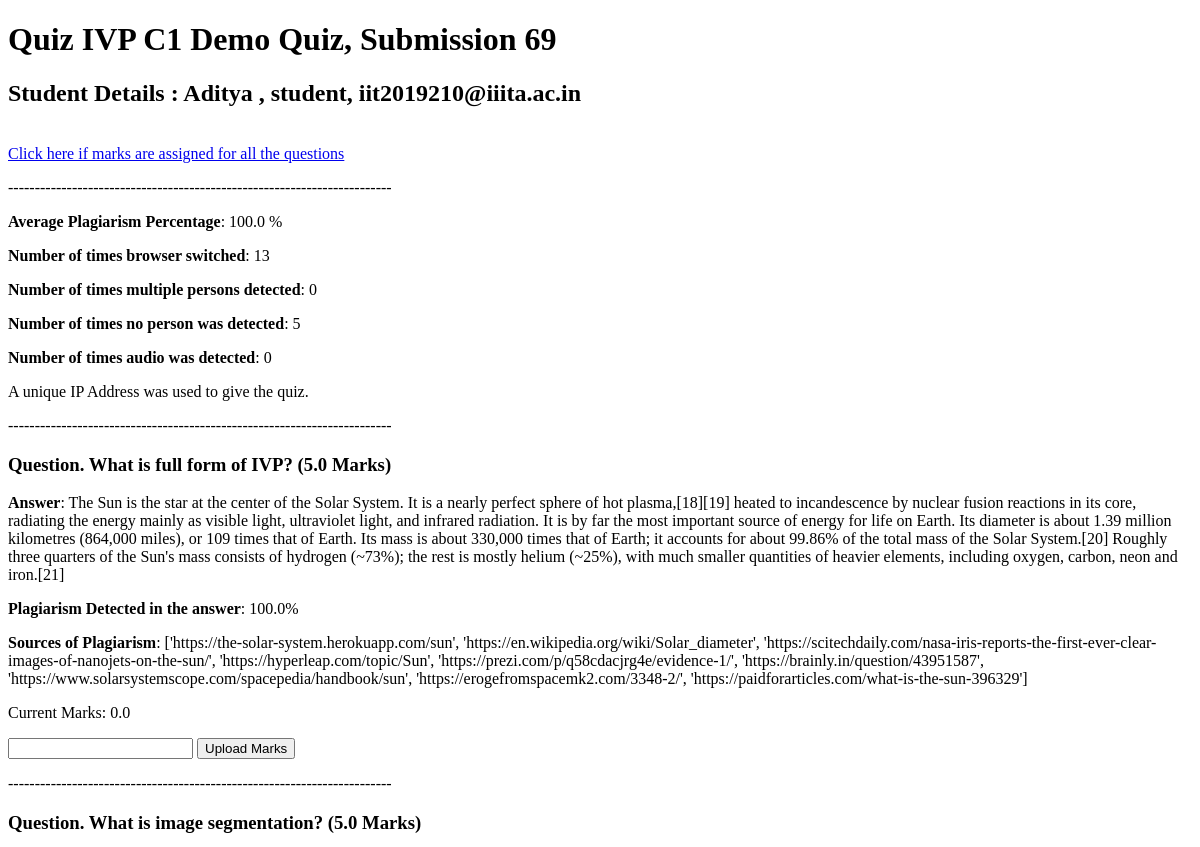
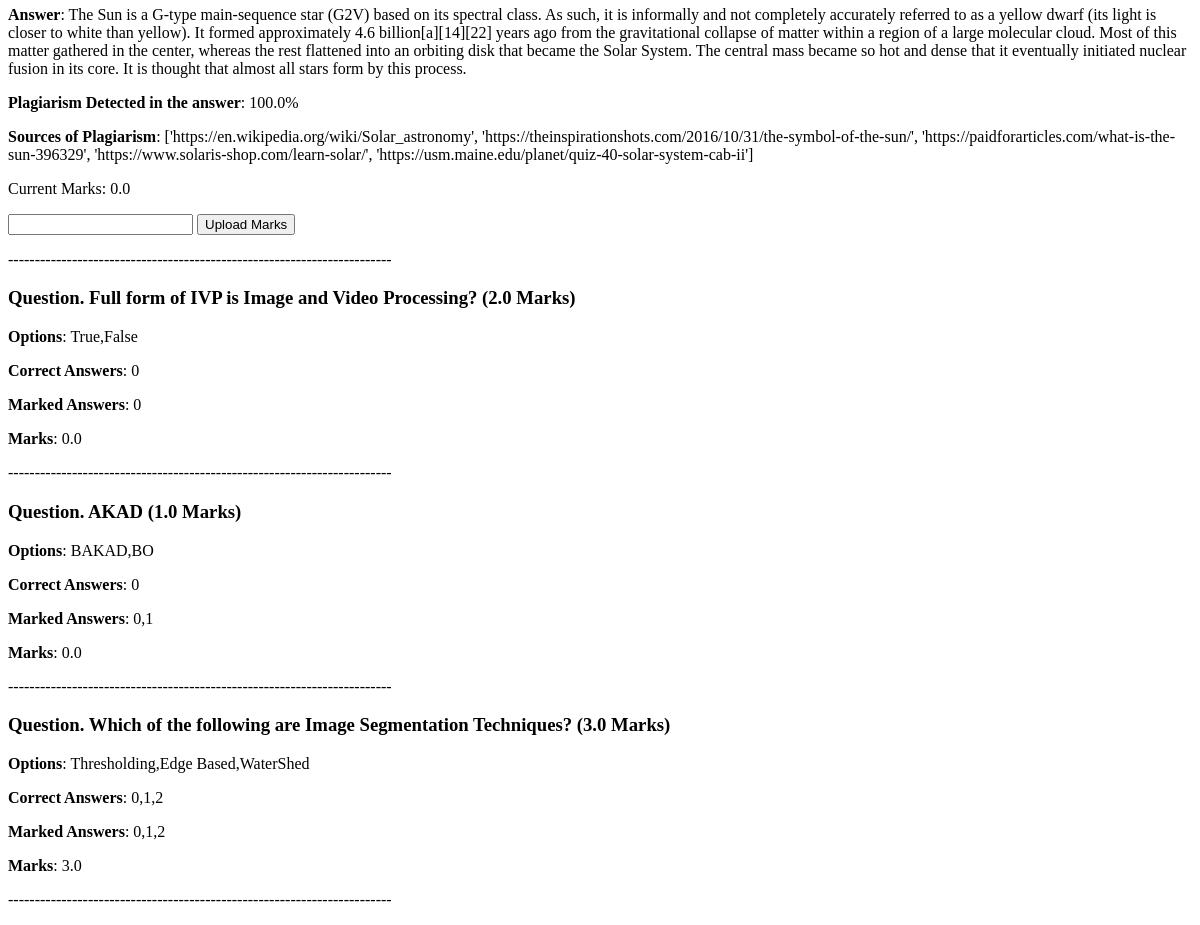
Page /dashboard/faculty/view/submission/69 (signed in) on the earlier database version (2 pictures, top to bottom).
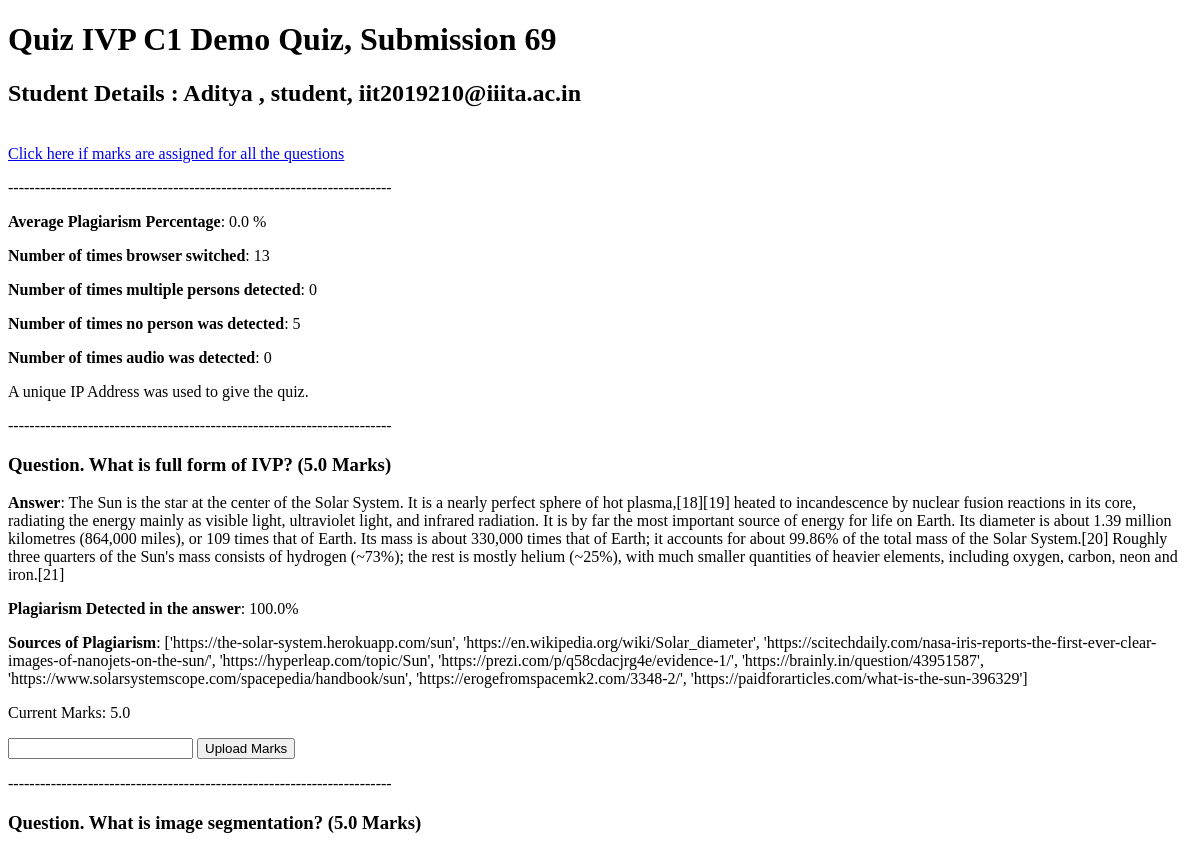
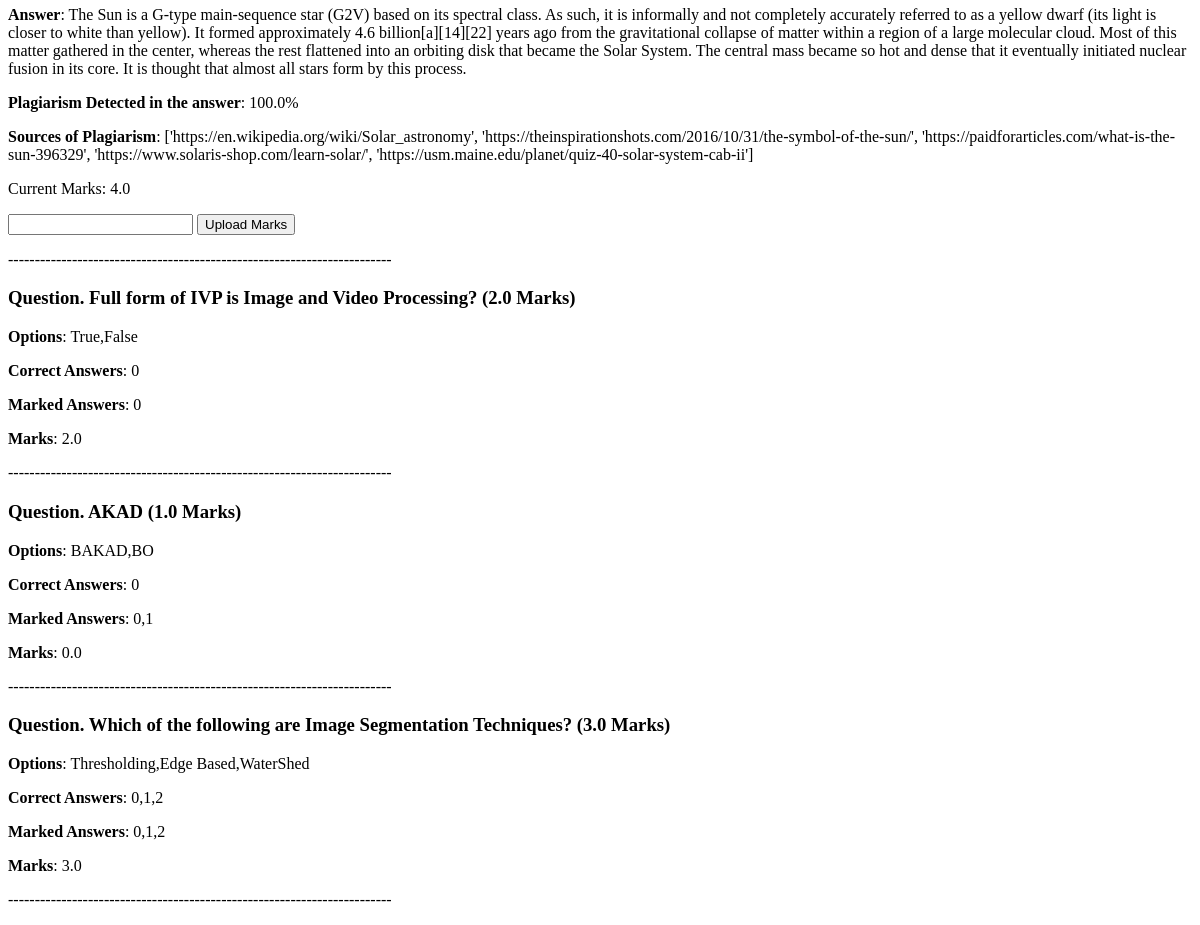
Same page on the later database version (2 pictures, top to bottom).
### faculty/models.py (models this page shows, shortened)
class Submission(models.Model):
    quiz=models.ForeignKey(Quiz, on_delete=models.CASCADE, null=True, blank=True)
    user=models.ForeignKey(User, on_delete=models.CASCADE, null=True, blank=True)
    score=models.FloatField(default=0)
    submitted=models.BooleanField(default=False)
    ip_address=models.CharField(null=True, max_length=50)
    averagePlagiarism=models.FloatField(default=0)
    marks_assigned=models.BooleanField(default=False)

class PartOfSubmission(models.Model):
    submission=models.ForeignKey(Submission, on_delete=models.CASCADE, null=True, blank=True)
    question_id=models.IntegerField(null=True, default=0)
    answer=models.CharField(null=True, max_length=1000000)
    mark=models.FloatField(default=0.0)
    question_type=models.IntegerField(null=True, default=2)
    plagPercent=models.FloatField(default=0)
    sources=models.CharField(null=True, blank=True, max_length=10000)

### faculty/views.py (the view)
# urls.py: path('view/submission/<str:submission_id>',views.view_submission,name="view_submission"),
def view_submission(request, submission_id):
    faculty=basicChecking(request)
    if faculty==False:
        return redirect('home')
    submission=""
    quiz=""
    try:
        submission=Submission.objects.get(id=int(submission_id))
        quiz=submission.quiz
        if submission.quiz.course.instructor!=request.user:
            return JsonResponse({"message": "Course was not found on this server"}, status=400)
    except:
        return JsonResponse({"message": "Submission was not found on this server"}, status=400)
    if quiz.quizHeld==False:
        return JsonResponse({"message": "Submission can not be viewed until quiz gets over."}, status=400)
    parts=PartOfSubmission.objects.filter(submission=submission)
    written=WrittenQuestion.objects.filter(quiz=quiz)
    mcq=MCQ.objects.filter(quiz=quiz)
    attempt=False
    try:
        attempt=IllegalAttempt.objects.get(submission=submission)
    except:
        attempt=IllegalAttempt.objects.create(submission=submission)
    return render(request, "faculty/view_submission.html", context={"parts": parts, "submission": submission, "quiz": quiz, "written": written, "mcq": mcq, "attempt": attempt})

### faculty/views.py (called while the page is built)
def basicChecking(request):
    if request.user.is_authenticated==False:
        return False
    try:
        info=UserInformation.objects.get(user=request.user)
        if info.userType.userTypeCode==settings.CODE_FACULTY:
            faculty=Faculty.objects.get(user=request.user)
            return faculty
        return False
    except:
        return False

### faculty/templates/faculty/view_submission.html (shortened to what this page needs)
{% load static %}
<!DOCTYPE html>
<html lang="en">
<head>
</head>
<body>
    <h1>Quiz {{quiz.quiz_name}}, Submission {{submission.id}}</h1>
    <h2>Student Details : {{submission.user.first_name}} {{submission.user.last_name}}, {{submission.user.username}}, {{submission.user.email}}</h2>
    <br>
    <a href="#" onclick="return marks_given_for_all_q('{{submission.id}}')">Click here if marks are assigned for all the questions</a>
    <p>------------------------------------------------------------------------</p>
    <p><b>Average Plagiarism Percentage</b>: {{submission.averagePlagiarism}} %</p>
    <p><b>Number of times browser switched</b>: {{attempt.browserSwitched}}</p>
    <p><b>Number of times multiple persons detected</b>: {{attempt.numberOfTimesMultiplePersonsDetected}}</p>
    <p><b>Number of times no person was detected</b>: {{attempt.noPersonDetected}}</p>
    <p><b>Number of times audio was detected</b>: {{attempt.numberOfTimesAudioDetected}}</p>
    <p>
        {% if attempt.usingSomeoneElseIP %}This student IP Address matched with another student who gave the same quiz.
        {% else %}A unique IP Address was used to give the quiz.
        {% endif %}
    </p>
    <p>------------------------------------------------------------------------</p>
    {% for each in parts %}
        {% ifequal each.question_type 2 %}
            {% for w in written %}
                {% ifequal w.id each.question_id %}
                    <h3><b>Question</b>. {{w.question}} (<b>{{w.maximum_marks}} Marks</b>)</h3>
                    <p><b>Answer</b>: {{each.answer}}</p>
                    <p><b>Plagiarism Detected in the answer</b>: {{each.plagPercent}}%</p>
                    {% if each.sources %}
                    <p><b>Sources of Plagiarism</b>: {{each.sources}}</p>
                    {% endif %}
                    <p id="current{{each.id}}">Current Marks: {{each.mark}}</p>
                    <form onsubmit="return submitForm('{{each.id}}')">
                        <input type="number" step="0.1" name="marks" id="{{each.id}}" required>
                        <input type="submit" value="Upload Marks"">
                    </form>
                    <p>------------------------------------------------------------------------</p>
                {% endifequal %}
            {% endfor %}
        {% else %}
            {% for m in mcq %}
                {% ifequal m.id each.question_id %}
                    <h3><b>Question</b>. {{m.question}} ({{m.maximum_marks}} Marks)</h3>
                    <p><b>Options</b>: {{m.options}}</p>
                    <p><b>Correct Answers</b>: {{m.correct_answers}}</p>
                    <p><b>Marked Answers</b>: {{each.answer}}</p>
                    <p><b>Marks</b>: {{each.mark}}</p>
                    <p>------------------------------------------------------------------------</p>
                {% endifequal %}
            {% endfor %}
        {% endifequal %}
    {% endfor %}
</body>
</html>

Differences in the rows shown:
changed Submission "Aditya": averagePlagiarism "100.0" → "0.0"
changed PartOfSubmission (number 1 of 5 on the later page): mark "0.0" → "5.0"
changed PartOfSubmission (number 2 of 5 on the later page): mark "0.0" → "4.0"
changed PartOfSubmission (number 3 of 5 on the later page): mark "0.0" → "2.0"
